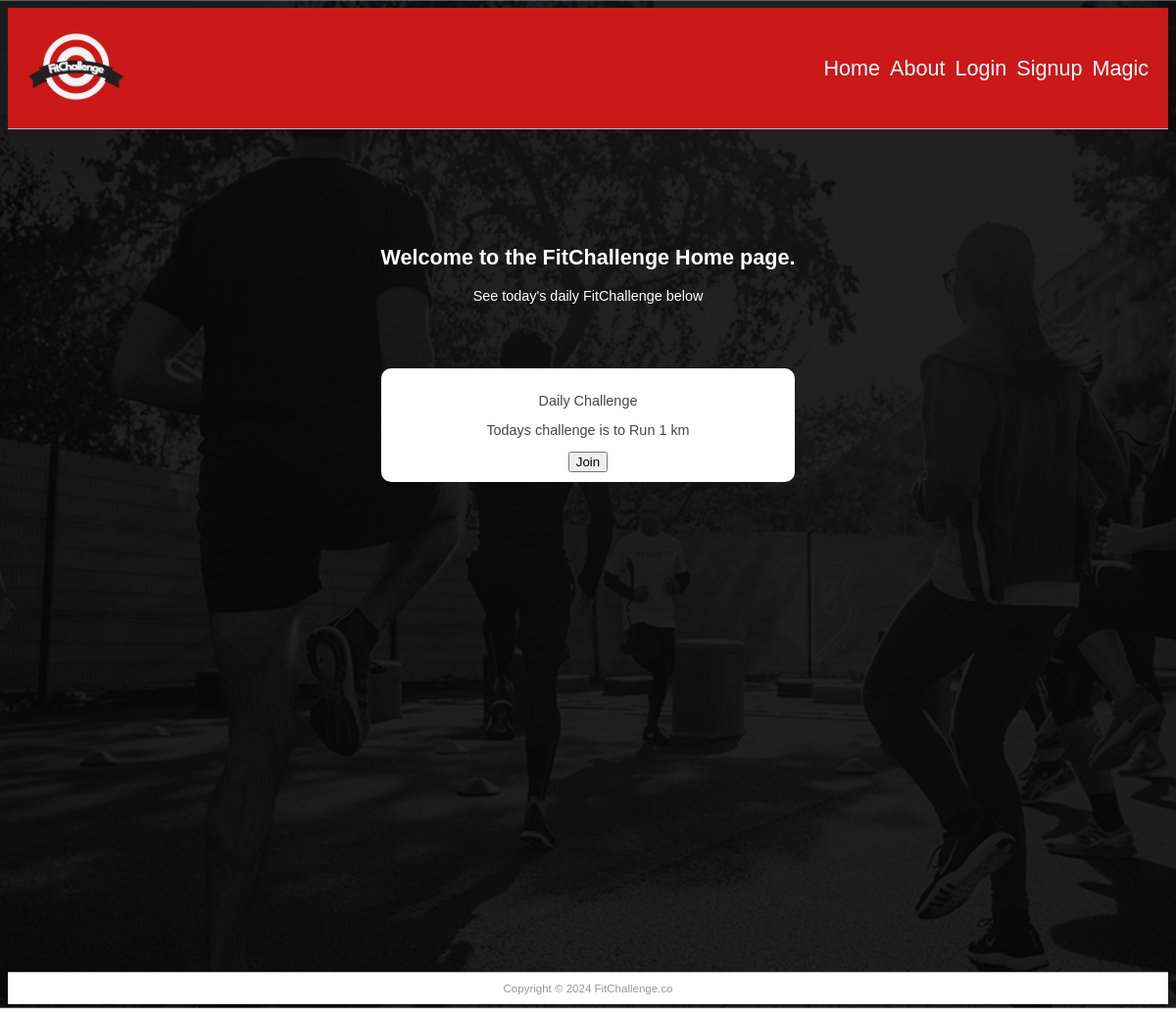
The page / on the database its author committed.
### pages/models.py (models this page shows)
class Page(models.Model):
    title = models.CharField(max_length=60)
    permalink = models.CharField(max_length=12, unique=True)
    update_date = models.DateTimeField('Last Updated')
    create_date = models.DateField('First Published', default = datetime.date.today)
    bodytext = models.TextField('Page Content', blank=True)
    daily_challenge = models.CharField(max_length=200, blank=True)

### pages/views.py (the view)
# urls.py: path('', views.index, name='index'),
def index(request):
    pg = Page.objects.get(permalink='/')
    context = {
		'title': pg.title,
		'content': pg.bodytext,
        'daily': pg.daily_challenge,
		'last_updated': pg.update_date,
		'page_list': Page.objects.all(),
	}
    return render(request, 'pages/indexpage.html', context)

### pages/templates/pages/indexpage.html (shortened to what this page needs)
{% extends "index.html" %}
{% block navbar %}
    {% for page in page_list %}
        <li><a href="{{ page.permalink }}">{{ page.title }}</a></li>
    {% endfor %}
{% endblock navbar %}
{% block main_content %}
        <h1>Welcome to the FitChallenge {{ title }} page.</h1>
        {% autoescape off %}
        <p>{{ content }}</p>
        {% endautoescape %}
        <br>
        <br>
        <div class="daily-challenge">
            <p>Daily Challenge</p>
            <p>{{ daily }}</p>
            <button id="joinButton" class="button button-join">Join</button>
        </div>
{% endblock main_content %}

### ca229_project_site/static/index.css (style rules this page uses)
body { background-color: #474747; font-family: Arial; font-size: 0.9em; text-align: justify; color: #ffffff; background-image: url('background.jpg'); background-size: cover; background-position: center; }
#nav li { margin-right: 10px; font-size: 1em; color: #ffffff; position: relative; }
#nav li:last-child { margin-right: 0; border-bottom: none; }
#nav li a { text-decoration: none; color: #ffffff; font-size: 1.5em; }
#nav li a::after { content: ''; position: absolute; left: 0; bottom: -2px; height: 2px; width: 0; background-color: #FFFFFF; transition: width 0.3s; }
.daily-challenge { background-color: #ffffff; border-radius: 10px; color: #474747; padding: 10px; margin-top: 20px; }

### rows shown on the page
Page: title "Home", bodytext "See today's daily FitChallenge below", daily_challenge "Todays challenge is to Run 1 km"
Page: title "About"
Page: title "Login"
Page: title "Signup"
Page: title "Magic"
